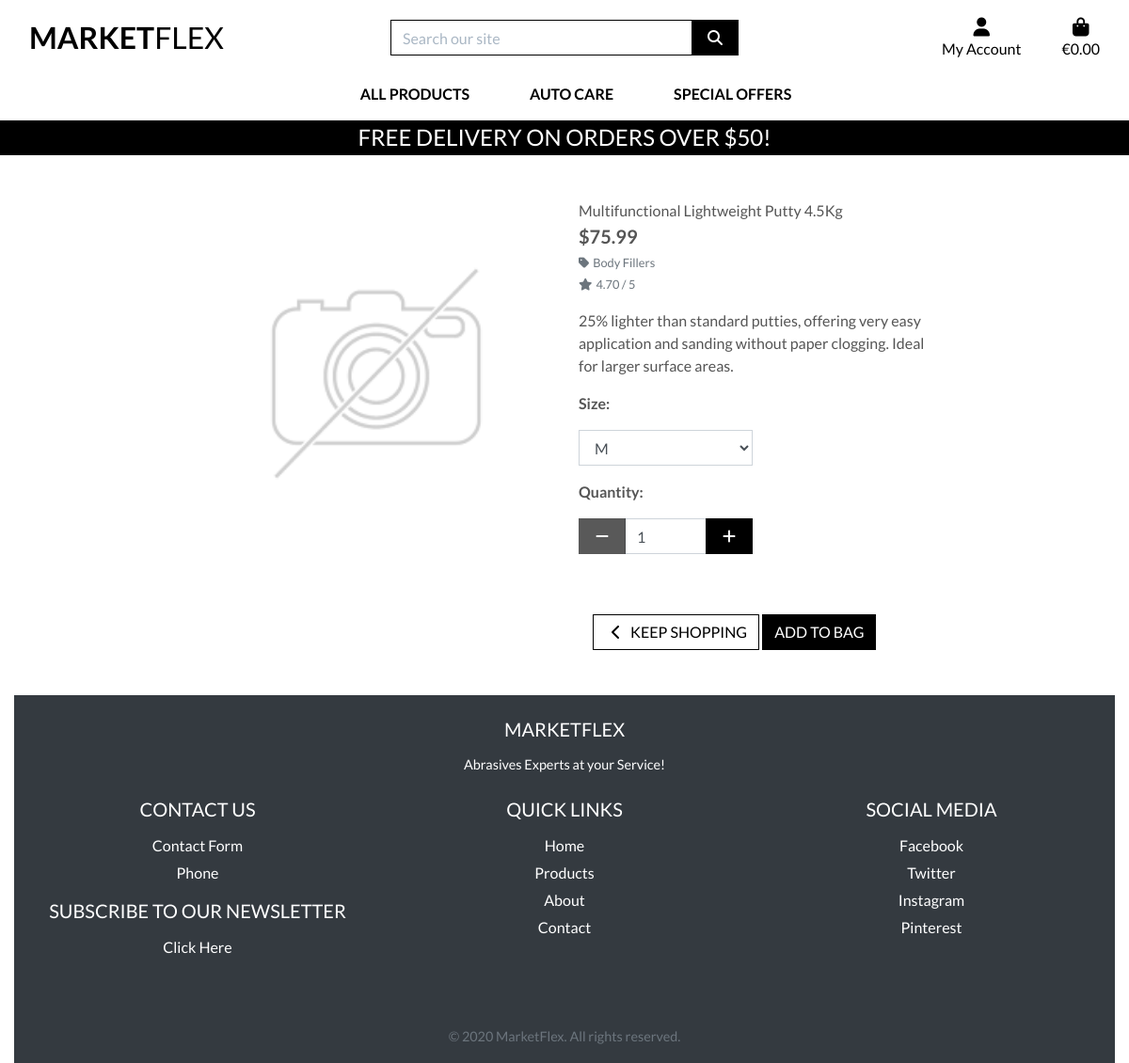
Screenshot of /products/2/ with the database file from the repository.
### products/models.py (models this page shows, shortened)
class Product(models.Model):
    category = models.ForeignKey('Category', null=True, blank=True, on_delete=models.SET_NULL)
    sku = models.CharField(max_length=254, null=True, blank=True)
    name = models.CharField(max_length=254)
    description = models.TextField()
    has_sizes = models.BooleanField(default=False, null=True, blank=True)
    price = models.DecimalField(max_digits=6, decimal_places=2)
    rating = models.DecimalField(max_digits=6, decimal_places=2, null=True, blank=True)
    image_url = models.URLField(max_length=1024, null=True, blank=True)
    image = models.ImageField(null=True, blank=True)

class Category(models.Model):
    class Meta:
        verbose_name_plural = 'Categories'
    name = models.CharField(max_length=254)
    friendly_name = models.CharField(max_length=254, null=True, blank=True)

### products/views.py (the view)
# urls.py: path('<int:product_id>/', views.product_detail, name='product_detail'),
def product_detail(request, product_id):
    product = get_object_or_404(Product, pk=product_id)
    context = {
        'product': product,
    }
    return render(request, 'products/product_detail.html', context)

### bag/contexts.py (called while the page is built, shortened)
def bag_contents(request):
    bag_items = []
    total = 0
    product_count = 0
    bag = request.session.get('bag', {})
    if total < settings.FREE_DELIVERY_THRESHOLD:
        delivery = total * Decimal(settings.STANDARD_DELIVERY_PERCENTAGE / 100)
        free_delivery_delta = settings.FREE_DELIVERY_THRESHOLD - total
    else:
        delivery = 0
        free_delivery_delta = 0
    grand_total = delivery + total
    context = {
        'bag_items': bag_items,
        'total': total,
        'product_count': product_count,
        'delivery': delivery,
        'free_delivery_delta': free_delivery_delta,
        'free_delivery_threshold': settings.FREE_DELIVERY_THRESHOLD,
        'grand_total': grand_total,
    }
    return context

### products/templates/products/product_detail.html (shortened to what this page needs)
{% extends "base.html" %}
{% load static %}
{% block page_header %}
    <div class="container header-container">
    </div>
{% endblock %}
{% block content %}
    <div class="overlay"></div>
    <div class="container-fluid">
        <div class="row">
            <div class="col-12 col-md-6 col-lg-4 offset-lg-2">
                <div class="image-container my-5">
                    {% if product.image %}
                        <a href="{{ product.image.url }}" target="_blank">
                            <img class="card-img-top img-fluid" src="{{ product.image.url }}" alt="{{ product.name }}">
                        </a>
                        {% else %}
                        <a href="">
                            <img class="card-img-top img-fluid" src="{{ MEDIA_URL }}noimage.png" alt="{{ product.name }}">
                        </a>
                    {% endif %}
                </div>
            </div>
            <div class="col-12 col-md-6 col-lg-4">
                <div class="product-details-container mb-5 mt-md-5">
                    <p class="mb-0">{{ product.name }}</p>
                    <p class="lead mb-0 text-left font-weight-bold">${{ product.price }}</p>
                    {% if product.category %}
                    <p class="small mt-1 mb-0">
                        <a class="text-muted" href="{% url 'products' %}?category={{ product.category.name }}">
                            <i class="fas fa-tag mr-1"></i>{{ product.category.friendly_name }}
                        </a>
                    </p>
                    {% endif %}
                    {% if product.rating %}
                        <small class="text-muted"><i class="fas fa-star mr-1"></i>{{ product.rating }} / 5</small>
                    {% else %}
                        <small class="text-muted">No Rating</small>
                    {% endif %}
                    <p class="mt-3">{{ product.description }}</p>
                    <form class="form" action="{% url 'add_to_bag' product.id %}" method="POST">
                        <div class="form-row">
                            {% with product.has_sizes as s %}
                            {% if s %}
                                <div class="col-12">
                                    <p><strong>Size:</strong></p>
                                    <select class="form-control rounded-0 w-50" name="product_size" id='id_product_size'>
                                        <option value="m" selected>M</option>
                                    </select>
                                </div>
                            {% endif %}
                            <div class="col-12">
                                <p class="mt-3"><strong>Quantity:</strong></p>
                                <div class="form-group w-50">
                                    <div class="input-group">
                                        <div class="input-group-prepend">
                                            <button class="decrement-qty btn btn-black rounded-0"
                                            data-item_id="{{ product.id }}" id="decrement-qty_{{ product.id }}">
                                            <span class="icon">
                                                <i class="fas fa-minus"></i>
                                            </span>
                                        </button>                                        </div>
                                        <input class="form-control qty_input" type="number" name="quantity" value="1" min="1" max="99" data-item_id="{{ product.id }}" id="id_qty_{{ product.id }}">
                                        <div class="input-group-append">
                                            <button class="increment-qty btn btn-black rounded-0"
                                            data-item_id="{{ product.id }}" id="increment-qty_{{ product.id }}">
                                            <span class="icon">
                                                <i class="fas fa-plus"></i>
                                            </span>
                                        </button>
                                    </div>
                                </div>
                            </div>
                            <div class="col{% if s %}-12 mt-2{% endif %}">
                                <a href="{% url 'products' %}" class="btn btn-outline-black rounded-0 mt-5">
                                    <span class="icon">
                                        <i class="fas fa-chevron-left"></i>
                                    </span>
                                    <span class="text-uppercase">Keep Shopping</span>
                                </a>
                                <input type="submit" class="btn btn-black rounded-0 text-uppercase mt-5" value="Add to Bag">
                            </div>
                            {% endwith %}
                        </div>
                    </form>
                </div>
            </div>
        </div>
    </div>
{% endblock %}

### static/css/base.css (style rules this page uses)
html { height: 100%; }
body { background: url('/media/homepage_background_cropped.jpg') no-repeat center center fixed; background-size: cover; height: calc(100vh - 164px); color: #555; font-family: 'Lato'; }
.icon { align-items: center; display: inline-flex; justify-content: center; height: 1.5rem; width: 1.5rem; }
.btn-black { background: black; color: white; }
.btn-outline-black { background: white; color: black !important; border: 1px solid black; }
.overlay { height: 100%; width: 100%; top: 0; left: 0; position: fixed; background: white; z-index: -1; }
@media (min-width: 1200px) { .container { max-width: 80%; } }
@media (min-width: 992px) { .header-container { padding-top: 164px; } }

### rows the page displays
Product: name "Multifunctional Lightweight Putty 4.5Kg", price "75.99", category.friendly_name "Body Fillers", rating "4.70", description "25% lighter than standard putties, offering very easy application and sanding without paper clogging. Ideal for larger surface areas."

### other values shown
{{ free_delivery_threshold }} "50"
